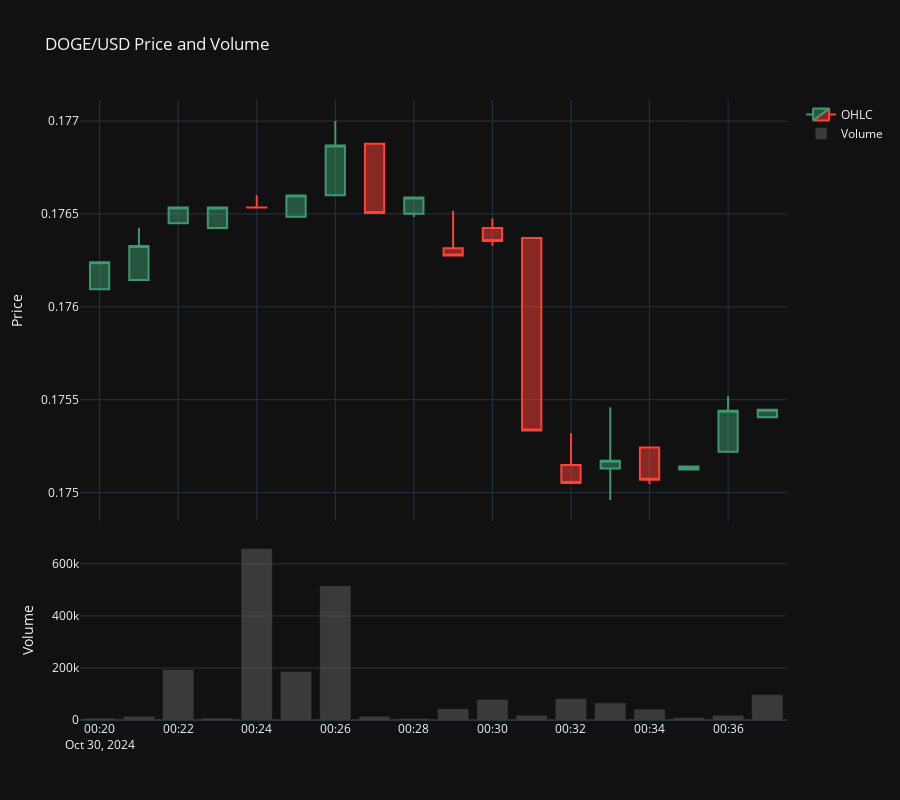

Notebook code for this chart:
### Markdown cell above
### Parsing the OHLCV Data:

A few notes here:
1. Be sure to select for the correct symbol you are desiring to pull statistics/visualizations for. Here the example shows how to select all columns corresponding to the symbol DOGE/USD.
2. **IMPORTANT**: Kraken Websockets ping with OHLCV data more frequently than the desired resolution. This means we need to do a `groupby()` on the time column, and then take the last entry in order to get one one typically thinks of as the "OHLCV" data.

### Code cell
ohlcdf = pd.read_csv(f"{data_dir}/OHLC.csv")

# Select only DOGE/USD
dogedf = ohlcdf[ohlcdf["symbol"] == "DOGE/USD"]

# Groupby 
dogedf = dogedf.groupby("timestamp").last().reset_index()


# Create figure with secondary y-axis
fig = make_subplots(rows=2, cols=1, shared_xaxes=True, 
                    vertical_spacing=0.03, 
                    row_heights=[0.7, 0.3])

# Add candlestick chart
fig.add_trace(go.Candlestick(x=dogedf['timestamp'],
                            open=dogedf['open'],
                            high=dogedf['high'],
                            low=dogedf['low'],
                            close=dogedf['close'],
                            name='OHLC'),
                            row=1, col=1)

# Add volume bars
fig.add_trace(go.Bar(x=dogedf['timestamp'],
                     y=dogedf['volume'],
                     name='Volume',
                     marker_color='rgba(100,100,100,0.5)'),
                     row=2, col=1)

# Update layout
fig.update_layout(
    title='DOGE/USD Price and Volume',
    yaxis_title='Price',
    yaxis2_title='Volume',
    template='plotly_dark',
    xaxis_rangeslider_visible=False,  # Disable rangeslider
    height=800  # Increase overall height of the figure
)

# Update y-axes labels
fig.update_yaxes(title_text="Price", row=1, col=1)
fig.update_yaxes(title_text="Volume", row=2, col=1)

fig.show()
ohlcdf.head()

### Figure 1 — Plotly figure (JSON) as saved in the notebook; plotly's stock layout.template omitted (floating-point values rounded to 4 significant figures)
{"data": [{"close": [0.1762, 0.1763, 0.1765, 0.1765, 0.1765, 0.1766, 0.1769, 0.1765, 0.1766, 0.1763, 0.1764, 0.1753, 0.1751, 0.1752, 0.1751, 0.1751, 0.1754, 0.1754], "high": [0.1762, 0.1764, 0.1765, 0.1765, 0.1766, 0.1766, 0.177, 0.1769, 0.1766, 0.1765, 0.1765, 0.1764, 0.1753, 0.1755, 0.1752, 0.1751, 0.1755, 0.1754], "low": [0.1761, 0.1761, 0.1764, 0.1764, 0.1765, 0.1765, 0.1766, 0.1765, 0.1765, 0.1763, 0.1763, 0.1753, 0.1751, 0.175, 0.175, 0.1751, 0.1752, 0.1754], "name": "OHLC", "open": [0.1761, 0.1761, 0.1764, 0.1764, 0.1765, 0.1765, 0.1766, 0.1769, 0.1765, 0.1763, 0.1764, 0.1764, 0.1751, 0.1751, 0.1752, 0.1751, 0.1752, 0.1754], "type": "candlestick", "x": ["2024-10-30T00:20:00.000000Z", "2024-10-30T00:21:00.000000Z", "2024-10-30T00:22:00.000000Z", "2024-10-30T00:23:00.000000Z", "2024-10-30T00:24:00.000000Z", "2024-10-30T00:25:00.000000Z", "2024-10-30T00:26:00.000000Z", "2024-10-30T00:27:00.000000Z", "2024-10-30T00:28:00.000000Z", "2024-10-30T00:29:00.000000Z", "2024-10-30T00:30:00.000000Z", "2024-10-30T00:31:00.000000Z", "2024-10-30T00:32:00.000000Z", "2024-10-30T00:33:00.000000Z", "2024-10-30T00:34:00.000000Z", "2024-10-30T00:35:00.000000Z", "2024-10-30T00:36:00.000000Z", "2024-10-30T00:37:00.000000Z"], "xaxis": "x", "yaxis": "y"}, {"marker": {"color": "rgba(100,100,100,0.5)"}, "name": "Volume", "type": "bar", "x": ["2024-10-30T00:20:00.000000Z", "2024-10-30T00:21:00.000000Z", "2024-10-30T00:22:00.000000Z", "2024-10-30T00:23:00.000000Z", "2024-10-30T00:24:00.000000Z", "2024-10-30T00:25:00.000000Z", "2024-10-30T00:26:00.000000Z", "2024-10-30T00:27:00.000000Z", "2024-10-30T00:28:00.000000Z", "2024-10-30T00:29:00.000000Z", "2024-10-30T00:30:00.000000Z", "2024-10-30T00:31:00.000000Z", "2024-10-30T00:32:00.000000Z", "2024-10-30T00:33:00.000000Z", "2024-10-30T00:34:00.000000Z", "2024-10-30T00:35:00.000000Z", "2024-10-30T00:36:00.000000Z", "2024-10-30T00:37:00.000000Z"], "xaxis": "x2", "y": [7542.0, 14500.0, 194400.0, 7825.0, 658800.0, 186500.0, 516200.0, 14820.0, 6103.0, 43690.0, 79470.0, 18620.0, 82450.0, 66070.0, 41990.0, 9740.0, 18350.0, 97770.0], "yaxis": "y2"}], "layout": {"height": 800, "title": {"text": "DOGE/USD Price and Volume"}, "xaxis": {"anchor": "y", "domain": [0, 1], "matches": "x2", "rangeslider": {"visible": false}, "showticklabels": false}, "xaxis2": {"anchor": "y2", "domain": [0, 1]}, "yaxis": {"anchor": "x", "domain": [0.321, 1.0], "title": {"text": "Price"}}, "yaxis2": {"anchor": "x2", "domain": [0, 0.291], "title": {"text": "Volume"}}}}
